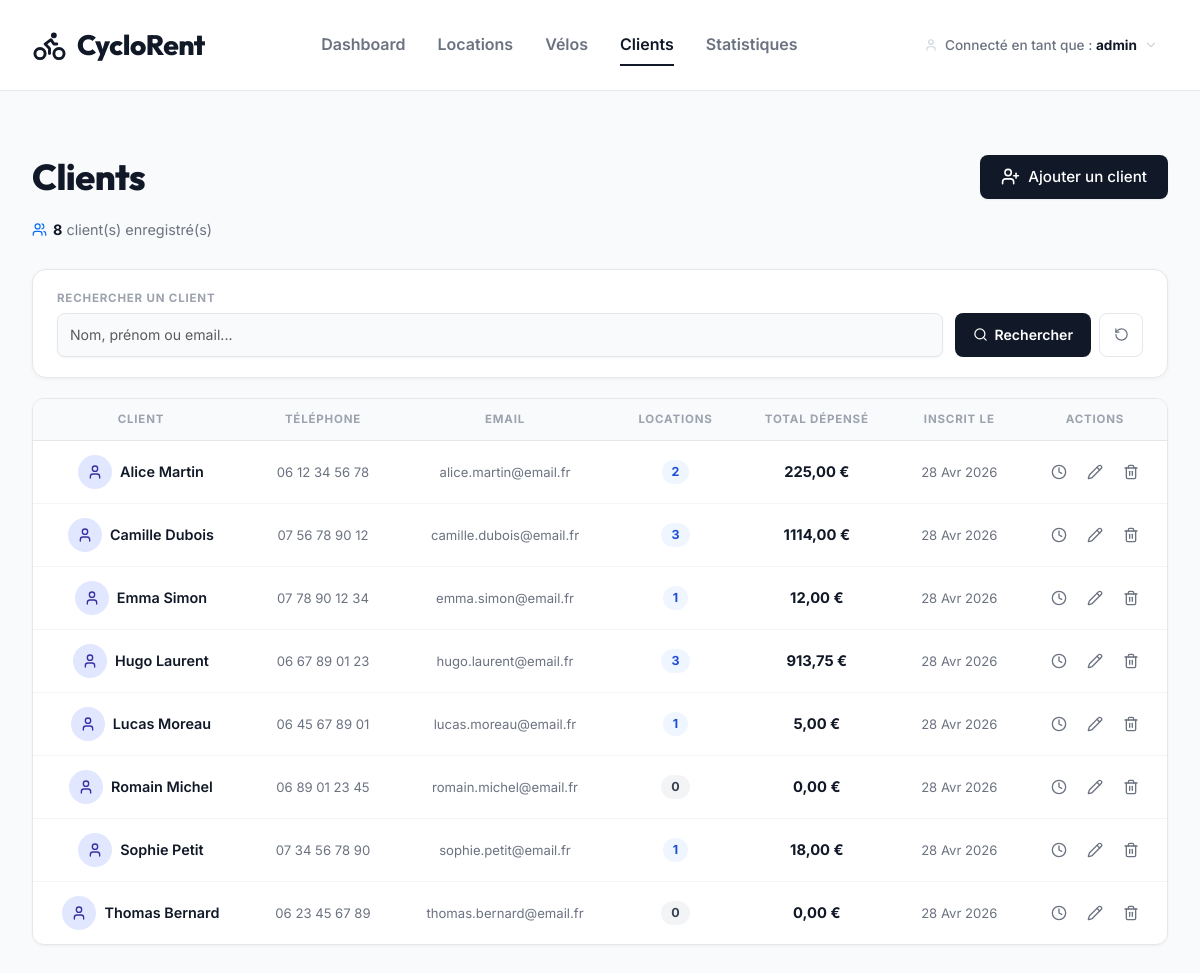
Screenshot of /clients/ (signed in) with the database file from the repository.
### location/models.py (models this page shows, shortened)
class Client(models.Model):
    nom = models.CharField(max_length=100, verbose_name="Nom")
    prenom = models.CharField(max_length=100, verbose_name="Prénom")
    telephone = models.CharField(max_length=20, verbose_name="Téléphone")
    email = models.EmailField(unique=True, verbose_name="Email")
    date_inscription = models.DateField(auto_now_add=True, verbose_name="Date d'inscription")
    class Meta:
        verbose_name = "Client"
        verbose_name_plural = "Clients"
        ordering = ['nom', 'prenom']
    def get_total_depenses(self):
        total = self.location_set.exclude(statut='annulee').aggregate(total=models.Sum('prix_total'))['total']
        return total or Decimal('0.00')

### location/views.py (the view)
# urls.py: path('clients/', views.client_list, name='client_list'),
@login_required
def client_list(request):
    clients = Client.objects.all()
    q = request.GET.get('q', '')
    if q:
        clients = clients.filter(
            Q(nom__icontains=q) | Q(prenom__icontains=q) | Q(email__icontains=q)
        )
    clients = clients.annotate(nb_locations=Count('location'))
    context = {'clients': clients, 'q': q}
    return render(request, 'location/client_list.html', context)

### location/templates/location/client_list.html (shortened to what this page needs)
{% extends 'location/base.html' %}
{% block page_title %}Clients{% endblock %}
{% block page_actions %}
<a href="{% url 'client_create' %}" class="btn btn-primary">
    <i data-lucide="user-plus" class="me-2"></i>Ajouter un client
</a>
{% endblock %}
{% block content %}
<div class="page-meta animate-in">
    <div class="page-meta-item">
        <i data-lucide="users" class="text-primary"></i>
        <span><span class="page-meta-value">{{ clients.count }}</span> client(s) enregistré(s)</span>
    </div>
</div>
<div class="filter-panel animate-in delay-1">
    <form method="get">
        <div class="filter-grid">
            <div class="filter-field">
                <span class="filter-label">Rechercher un client</span>
                <input type="text" name="q" value="{{ q }}" class="form-control" placeholder="Nom, prénom ou email...">
            </div>
            <div class="filter-actions">
                <button type="submit" class="btn-filter-search">
                    <i data-lucide="search"></i> Rechercher
                </button>
                <a href="{% url 'client_list' %}" class="btn-filter-reset" title="Réinitialiser">
                    <i data-lucide="rotate-ccw"></i>
                </a>
            </div>
        </div>
    </form>
</div>
<div class="data-card animate-in delay-2">
    {% if clients %}
    <div class="table-responsive">
        <table class="loc-table">
            <thead>
                <tr>
                    <th>Client</th>
                    <th>Téléphone</th>
                    <th>Email</th>
                    <th>Locations</th>
                    <th>Total dépensé</th>
                    <th>Inscrit le</th>
                    <th style="width:100px;">Actions</th>
                </tr>
            </thead>
            <tbody>
                {% for client in clients %}
                <tr>
                    <td>
                        <a href="{% url 'client_detail' client.pk %}" class="text-decoration-none d-inline-flex align-items-center gap-2">
                            <div class="client-avatar">
                                <i data-lucide="user"></i>
                            </div>
                            <span class="cell-client-name">{{ client.prenom }} {{ client.nom }}</span>
                        </a>
                    </td>
                    <td><span class="cell-muted">{{ client.telephone }}</span></td>
                    <td><span class="cell-muted">{{ client.email }}</span></td>
                    <td>
                        <span class="count-badge {% if client.nb_locations > 0 %}active{% endif %}">
                            {{ client.nb_locations }}
                        </span>
                    </td>
                    <td>
                        <span style="font-weight: 700; color: #111827; font-size: 0.92rem; white-space: nowrap;">
                            {{ client.get_total_depenses|floatformat:2 }} €
                        </span>
                    </td>
                    <td>
                        <span class="cell-muted">{{ client.date_inscription|date:"d M Y" }}</span>
                    </td>
                    <td>
                        <div class="action-group">
                            <a href="{% url 'client_detail' client.pk %}" class="action-btn history" title="Historique">
                                <i data-lucide="clock"></i>
                            </a>
                            <a href="{% url 'client_edit' client.pk %}" class="action-btn edit" title="Modifier">
                                <i data-lucide="pencil"></i>
                            </a>
                            <button type="button" class="action-btn delete" title="Supprimer"
                                onclick="openConfirmModal(`Supprimer le client`, `Êtes-vous sûr de vouloir supprimer définitivement le client {{ client.prenom|escapejs }} {{ client.nom|escapejs }} ?`, `{% url 'client_delete' client.pk %}`, `Supprimer`, `btn-danger`)">
                                <i data-lucide="trash-2"></i>
                            </button>
                        </div>
                    </td>
                </tr>
                {% endfor %}
            </tbody>
        </table>
    </div>
    {% endif %}
</div>
{% endblock %}

### location/templates/location/base.html (shortened to what this page needs)
{% load static %}
<!DOCTYPE html>
<html lang="fr">
<head>
    <link href="https://cdn.jsdelivr.net/npm/bootstrap@5.3.2/dist/css/bootstrap.min.css" rel="stylesheet">
</head>
<body>
{% if user.is_authenticated %}
<nav class="top-nav">
    <a href="{% url 'dashboard' %}" class="nav-brand"><i data-lucide="bike"></i> CycloRent</a>
    <div class="nav-links">
        <a href="{% url 'dashboard' %}" class="nav-link-item {% if request.resolver_match.url_name == 'dashboard' %}active{% endif %}">Dashboard</a>
        <a href="{% url 'location_list' %}" class="nav-link-item {% if 'location' in request.resolver_match.url_name %}active{% endif %}">Locations</a>
        <a href="{% url 'velo_list' %}" class="nav-link-item {% if 'velo' in request.resolver_match.url_name %}active{% endif %}">Vélos</a>
        <a href="{% url 'client_list' %}" class="nav-link-item {% if 'client' in request.resolver_match.url_name %}active{% endif %}">Clients</a>
        <a href="{% url 'statistiques' %}" class="nav-link-item {% if request.resolver_match.url_name == 'statistiques' %}active{% endif %}">Statistiques</a>
    </div>
    <div class="nav-user">
        <div class="user-trigger">
            <i data-lucide="user"></i>
            <span>Connecté en tant que : <strong>{{ request.user.get_full_name|default:request.user.username }}</strong></span>
            <i data-lucide="chevron-down"></i>
        </div>
    </div>
</nav>
{% endif %}
<main class="main-container">
    {% if user.is_authenticated %}
    <header class="page-header animate-in">
        <h1 class="page-title">
            {% if '/locations/' in request.path and 'modifier' in request.path %}
                Modifier Locations
            {% elif '/velos/' in request.path and 'modifier' in request.path %}
                Modifier un vélo
            {% elif '/velos/' in request.path and 'ajouter' in request.path %}
                Ajouter un vélo
            {% elif '/clients/' in request.path and 'modifier' in request.path %}
                Modifier un client
            {% elif '/clients/' in request.path and 'ajouter' in request.path %}
                Ajouter un client
            {% elif '/locations/nouvelle/' in request.path %}
                Nouvelle location
            {% else %}
                {% block page_title %}Dashboard{% endblock %}
            {% endif %}
        </h1>
        <div class="page-actions">
            {% block page_actions %}{% endblock %}
        </div>
    </header>
    {% endif %}
    <div class="page-content">
        {% block content %}{% endblock %}
    </div>
</main>
</body>
</html>

### location/templates/location/base.html (style rules this page uses)
.lucide { width: 1.25em; height: 1.25em; vertical-align: -0.125em; }
:root { --primary: #111827; --text-dark: #111827; --text-muted: #6b7280; --bg: #f9fafb; --card-bg: #ffffff; --border: #e5e7eb; --accent: #2563eb; }
* { box-sizing: border-box; }
body { font-family: 'Inter', sans-serif; background: var(--bg); color: var(--text-dark); margin: 0; padding: 0; -webkit-font-smoothing: antialiased; }
h1, h2, h3, h4, h5, h6, .display-font { font-family: 'Outfit', sans-serif; font-weight: 800; letter-spacing: -0.5px; color: var(--text-dark); }
.top-nav { background: #ffffff; border-bottom: 1px solid var(--border); padding: 1.5rem 2rem; display: flex; align-items: center; justify-content: space-between; position: sticky; top: 0; z-index: 1000; }
.nav-brand { font-family: 'Outfit', sans-serif; font-size: 1.75rem; font-weight: 800; letter-spacing: -0.5px; color: var(--primary); text-decoration: none; display: flex; align-items: center; gap: 10px; }
.nav-links { display: flex; gap: 2rem; align-items: center; }
.nav-link-item { color: var(--text-muted); font-size: 1rem; font-weight: 600; text-decoration: none; padding: 0.5rem 0; border-bottom: 2px solid transparent; transition: all 0.2s; }
.nav-link-item:hover, .nav-link-item.active { color: var(--primary); border-bottom: 2px solid var(--primary); }
.nav-user { display: flex; align-items: center; gap: 1rem; font-weight: 600; font-size: 0.9rem; }
.main-container { max-width: 1200px; margin: 0 auto; padding: 4rem 2rem; }
.page-header { margin-bottom: 2rem; display: flex; justify-content: space-between; align-items: center; }
.page-title { font-size: 2.25rem; margin: 0; line-height: 1; }
.btn { font-family: 'Inter', sans-serif; font-weight: 500; font-size: 0.95rem; border-radius: 8px; padding: 0.6rem 1.25rem; transition: all 0.2s; border: 1px solid transparent; display: inline-flex; align-items: center; justify-content: center; }
.btn-primary { background: var(--primary); color: #fff; box-shadow: 0 1px 2px rgba(0, 0, 0, 0.05); }
.form-control, .form-select { border: 1px solid var(--border); border-radius: 8px; padding: 0.6rem 1rem; font-size: 0.95rem; background: #fff; color: var(--primary); transition: all 0.2s; box-shadow: 0 1px 2px rgba(0,0,0,0.05); }
.animate-in { animation: fadeInUp .5s cubic-bezier(0.16, 1, 0.3, 1) both; }
.loc-table { width: 100%; border-collapse: collapse; font-size: 0.9rem; }
.loc-table thead tr { background: #f9fafb; border-bottom: 1px solid #e5e7eb; }
.loc-table th { padding: 12px 20px; text-align: center; font-size: 0.72rem; font-weight: 700; color: #9ca3af; text-transform: uppercase; letter-spacing: 0.07em; white-space: nowrap; }
.loc-table tbody tr { border-bottom: 1px solid #f3f4f6; transition: background 0.1s; }
.loc-table tbody tr:last-child { border-bottom: none; }
.loc-table td { padding: 14px 20px; vertical-align: middle; color: #374151; text-align: center; }
.cell-client-name { font-weight: 600; color: #111827; font-size: 0.9rem; text-decoration: none; transition: color 0.15s; }
.action-group { display: flex; align-items: center; justify-content: center; gap: 4px; }
.action-btn { display: inline-flex; align-items: center; justify-content: center; width: 32px; height: 32px; border-radius: 8px; color: #6b7280; transition: all 0.15s; text-decoration: none; border: none; background: transparent; cursor: pointer; padding: 0; }
.action-btn .lucide { width: 16px; height: 16px; }
.nav-user { position: relative; display: flex; align-items: center; }
.user-trigger { display: flex; align-items: center; gap: 7px; padding: 6px 10px; border-radius: 8px; cursor: default; color: #6b7280; font-size: 0.85rem; font-weight: 500; transition: background 0.15s; user-select: none; }
.user-trigger .lucide { width: 14px; height: 14px; color: #d1d5db; flex-shrink: 0; }
.user-trigger strong { color: #111827; font-weight: 700; }

### rows the page displays
Client: prenom "Alice", nom "Martin", telephone "06 12 34 56 78", email "alice.martin@email.fr", nb_locations "2", get_total_depenses "225,00", date_inscription "28 Avr 2026"
Client: prenom "Camille", nom "Dubois", telephone "07 56 78 90 12", email "camille.dubois@email.fr", nb_locations "3", get_total_depenses "1114,00", date_inscription "28 Avr 2026"
Client: prenom "Emma", nom "Simon", telephone "07 78 90 12 34", email "emma.simon@email.fr", nb_locations "1", get_total_depenses "12,00", date_inscription "28 Avr 2026"
Client: prenom "Hugo", nom "Laurent", telephone "06 67 89 01 23", email "hugo.laurent@email.fr", nb_locations "3", get_total_depenses "913,75", date_inscription "28 Avr 2026"
Client: prenom "Lucas", nom "Moreau", telephone "06 45 67 89 01", email "lucas.moreau@email.fr", nb_locations "1", get_total_depenses "5,00", date_inscription "28 Avr 2026"
Client: prenom "Romain", nom "Michel", telephone "06 89 01 23 45", email "romain.michel@email.fr", nb_locations "0", get_total_depenses "0,00", date_inscription "28 Avr 2026"
Client: prenom "Sophie", nom "Petit", telephone "07 34 56 78 90", email "sophie.petit@email.fr", nb_locations "1", get_total_depenses "18,00", date_inscription "28 Avr 2026"
Client: prenom "Thomas", nom "Bernard", telephone "06 23 45 67 89", email "thomas.bernard@email.fr", nb_locations "0", get_total_depenses "0,00", date_inscription "28 Avr 2026"

### other values shown
{{ request.user.get_full_name|default:request.user.username }} "admin"
{{ clients.count }} "8"
